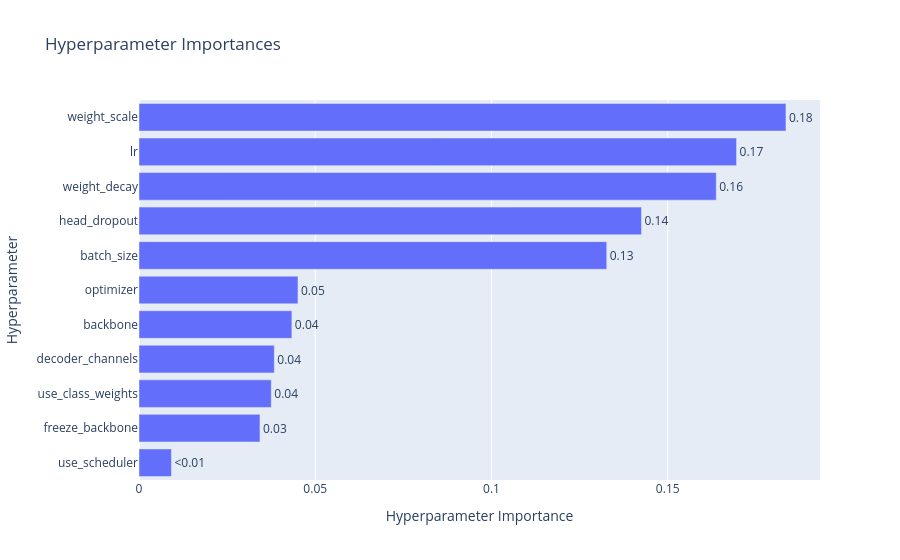

Notebook code cell kept with this figure:
### Code cell
plot_param_importances(study)

### Figure 1 — Plotly figure (JSON) as saved in the notebook; plotly's stock layout.template omitted (floating-point values rounded to 4 significant figures)
{"data": [{"cliponaxis": false, "hovertemplate": ["use_scheduler (CategoricalDistribution): 0.009200111500826613<extra></extra>", "freeze_backbone (CategoricalDistribution): 0.034317506399762325<extra></extra>", "use_class_weights (CategoricalDistribution): 0.03753043627126496<extra></extra>", "decoder_channels (CategoricalDistribution): 0.038387067206262254<extra></extra>", "backbone (CategoricalDistribution): 0.04336793567922522<extra></extra>", "optimizer (CategoricalDistribution): 0.04510316622450855<extra></extra>", "batch_size (CategoricalDistribution): 0.13270451299782368<extra></extra>", "head_dropout (FloatDistribution): 0.14255486820222973<extra></extra>", "weight_decay (FloatDistribution): 0.16376780635487667<extra></extra>", "lr (FloatDistribution): 0.16952664157082242<extra></extra>", "weight_scale (FloatDistribution): 0.18353994759239775<extra></extra>"], "name": "Objective Value", "orientation": "h", "text": ["<0.01", "0.03", "0.04", "0.04", "0.04", "0.05", "0.13", "0.14", "0.16", "0.17", "0.18"], "textposition": "outside", "type": "bar", "x": [0.0092, 0.03432, 0.03753, 0.03839, 0.04337, 0.0451, 0.1327, 0.1426, 0.1638, 0.1695, 0.1835], "y": ["use_scheduler", "freeze_backbone", "use_class_weights", "decoder_channels", "backbone", "optimizer", "batch_size", "head_dropout", "weight_decay", "lr", "weight_scale"]}], "layout": {"autosize": true, "title": {"text": "Hyperparameter Importances"}, "xaxis": {"autorange": true, "range": [0, 0.1932], "title": {"text": "Hyperparameter Importance"}, "type": "linear"}, "yaxis": {"autorange": true, "range": [-0.5, 10.5], "title": {"text": "Hyperparameter"}, "type": "category"}}}
